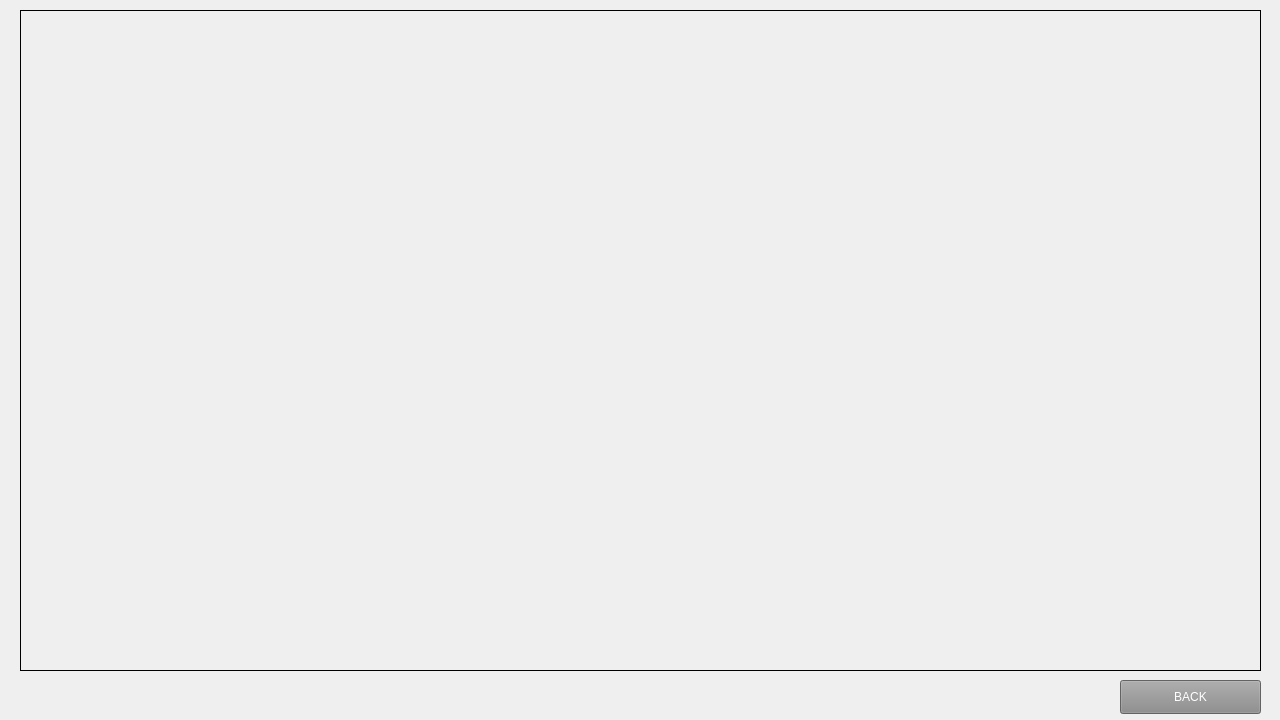
<?xml version="1.0" encoding="UTF-8"?>
<ui version="4.0">
 <class>MainWindow</class>
 <widget class="QMainWindow" name="MainWindow">
  <property name="geometry">
   <rect>
    <x>0</x>
    <y>0</y>
    <width>1280</width>
    <height>720</height>
   </rect>
  </property>
  <property name="windowTitle">
   <string>MainWindow</string>
  </property>
  <widget class="QWidget" name="centralwidget">
   <widget class="QLabel" name="label">
    <property name="geometry">
     <rect>
      <x>20</x>
      <y>10</y>
      <width>1241</width>
      <height>661</height>
     </rect>
    </property>
    <property name="frameShape">
     <enum>QFrame::Box</enum>
    </property>
    <property name="text">
     <string/>
    </property>
    <property name="pixmap">
     <pixmap>Vi map.jpg</pixmap>
    </property>
    <property name="scaledContents">
     <bool>true</bool>
    </property>
   </widget>
   <widget class="QPushButton" name="pushButton">
    <property name="geometry">
     <rect>
      <x>1120</x>
      <y>680</y>
      <width>141</width>
      <height>34</height>
     </rect>
    </property>
    <property name="styleSheet">
     <string notr="true">background-color: rgb(139, 139, 139);
color: rgb(255, 255, 255);
border-color: rgb(255, 255, 255);</string>
    </property>
    <property name="text">
     <string>BACK</string>
    </property>
   </widget>
   <widget class="QLabel" name="label_9">
    <property name="geometry">
     <rect>
      <x>0</x>
      <y>0</y>
      <width>1280</width>
      <height>720</height>
     </rect>
    </property>
    <property name="text">
     <string/>
    </property>
    <property name="pixmap">
     <pixmap>BG.jpg</pixmap>
    </property>
    <property name="scaledContents">
     <bool>true</bool>
    </property>
   </widget>
   <zorder>label_9</zorder>
   <zorder>label</zorder>
   <zorder>pushButton</zorder>
  </widget>
 </widget>
 <resources/>
 <connections/>
</ui>
